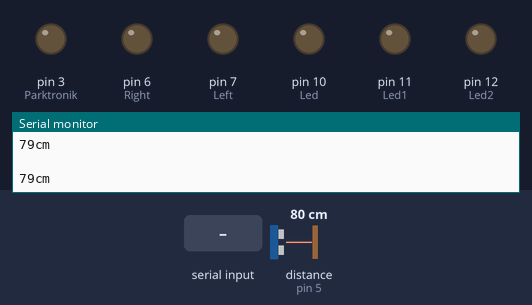
The sketch below on a simulated Arduino Uno, built with avr-gcc and run on an emulated ATmega328P. Parts: output pins drawn as LEDs (lit = HIGH), the last lines printed to the serial monitor. Wiring (inferred from the names in the program): ultrasonic range finder: trigger pin 4; echo pin 5. Inputs (shaded band) come from the test bench; at power-on: distance to the obstacle (sensor on pin 5) 80 cm. The echo pulse lasts 58.3 µs per cm; pins used as bus, display or sensor lines are not drawn.

Above: at 1.3 s.
1.4 s: "p\n" received over Serial
At 1.9 s:
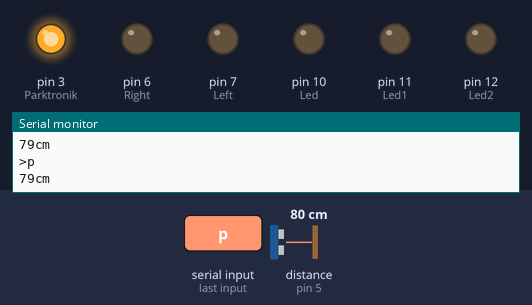
3.5 s: byte 101 ('e') received over Serial
At 5.2 s:
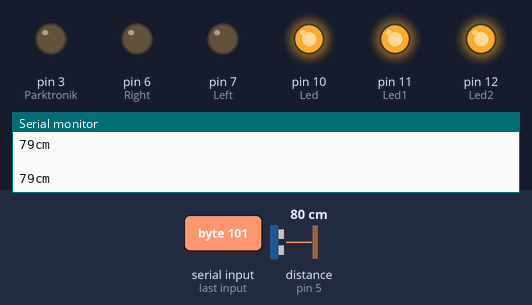
5.5 s: byte 112 ('p') received over Serial
At 6.0 s:
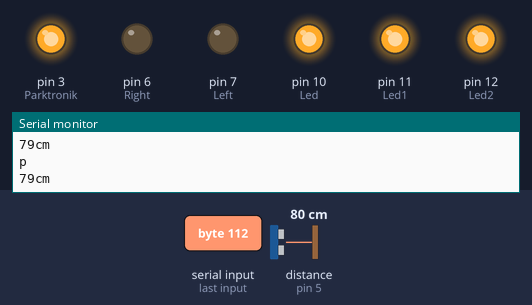
7.6 s: byte 111 ('o') received over Serial
At 9.3 s:
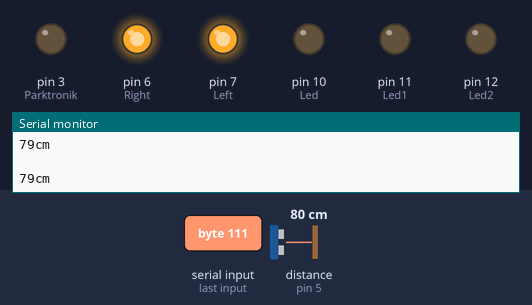
9.6 s: "e\n" received over the second serial link
At 10.0 s:
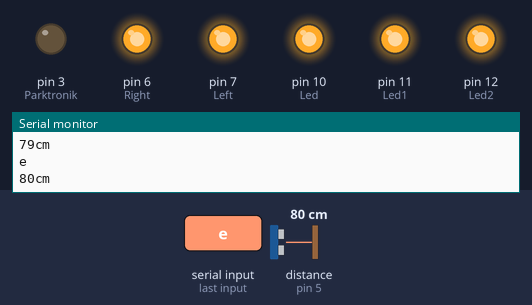
11.6 s: "p\n" received over the second serial link
At 12.1 s:
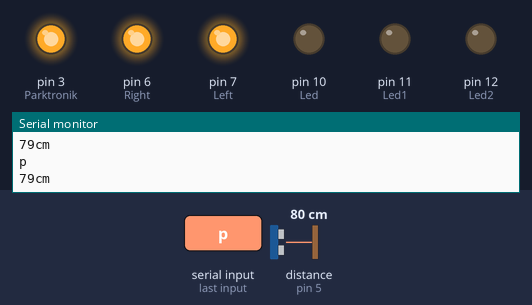
Timing chart, 0 to 14.6 s (numbered marks = the images above; inputs shaded):
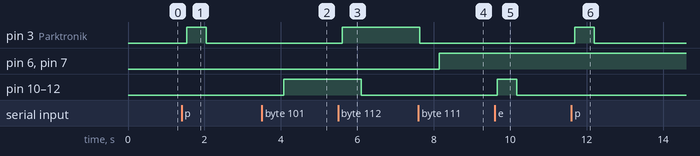

The sketch:

box.ino
```cpp
#include <SoftwareSerial.h>
SoftwareSerial BTserial(8, 9); // Устанавливаем програмно  RX | TX

const long baudRate = 9600;
char c=' ';
boolean NL = true;

char incomingByte;  // входящие данные
int  Right = 6;      // подключение право реле
int Left = 7;        // подключение левого реле

int Led = 10;
int Led1 = 11;       // подключение питания к светодиоду
int Led2 = 12;
int Parktronik = 3;  //подключение парктроника

int trigPin = 4;    //Триггер парктроника
int echoPin = 5;    //Эхо парктроника

long duration, cm, inches;

void setup()
{
    Serial.begin(9600);
    Serial.print("Sketch:   ");   Serial.println(__FILE__);
    Serial.print("Uploaded: ");   Serial.println(__DATE__);
    Serial.println(" ");

    BTserial.begin(baudRate);  // устанавливаем скорость передачи по блютуз
    Serial.print("BTserial started at ");//выводим сообщение в монитор порта о подкл. по блютуз
    Serial.println(baudRate); ////выводим сообщение в монитор порта скорость подключения блютуз
    Serial.println(" ");


    //устанавливаем контакты в нужное положение
    pinMode(Right, OUTPUT);
    pinMode(Left, OUTPUT);
    pinMode(Led, OUTPUT);
    pinMode(Led1, OUTPUT);
    pinMode(Led2, OUTPUT);
    pinMode(trigPin, OUTPUT);
    pinMode(echoPin, INPUT);
    pinMode(Parktronik, OUTPUT);

}


void loop()
{


  if(c == 'p') {
      //Если пришёл символ включаем парктроник
       digitalWrite(Parktronik, HIGH);
       digitalWrite(Parktronik, HIGH);
       digitalWrite(Parktronik, HIGH);
       Serial.println(" ");
    }
     else{
      //Иначе отключаем парктроник
      digitalWrite(Parktronik, LOW);
      digitalWrite(Parktronik, LOW);
      digitalWrite(Parktronik, LOW);
      Serial.println(" ");
     }

    // отключаем парктроник кнопкой в приложении
    if(c == 'n') {
     digitalWrite(Parktronik, LOW);
      digitalWrite(Parktronik, LOW);
      digitalWrite(Parktronik, LOW);
       Serial.println(" ");
    }


  // работа парктроника
  digitalWrite(trigPin, LOW);
  delayMicroseconds(5);
  digitalWrite(trigPin, HIGH);
  delayMicroseconds(10);
  digitalWrite(trigPin, LOW);

  pinMode(echoPin, INPUT);
  duration = pulseIn(echoPin, HIGH);
  cm = (duration/2) / 29.1;
  inches = (duration/2) / 74;
  BTserial.print(cm); //отправляем полученные данные по блютуз

  // выводим данные в монитор порта
  Serial.print(cm);
  Serial.print("cm");
  Serial.println();

  delay(500);


    // Считываем данные с блютуз и отправляем в Serial monitor
    if (BTserial.available())
    {
        c = BTserial.read();
        Serial.write(c);
    }


     if(c == 'e') {
      //Если пришёл символ "е" включаем светодиоды
       digitalWrite(Led, HIGH);
       digitalWrite(Led1, HIGH);
       digitalWrite(Led2, HIGH);

    }
     else{
      //Иначе отключаем светодиоды
      digitalWrite(Led, LOW);
      digitalWrite(Led1, LOW);
      digitalWrite(Led2, LOW);

     }


    // выключаем светодиоды кнопкой в приложении
    if(c == 'd') {
     digitalWrite(Led, LOW);
      digitalWrite(Led1, LOW);
      digitalWrite(Led2, LOW);

    }


    //если приходит "с" - отключаем реле
    if(c == 'c') {
       digitalWrite(Right, LOW);
       digitalWrite(Left, LOW);

    }

    //если приходит "о" - включаем реле
    if(c == 'o') {
       digitalWrite(Right, HIGH);
       digitalWrite(Left, HIGH);


    }


    // Считываем данные из Serial Monitor и отправляем на Bluetooth
    if (Serial.available())
    {
        c = Serial.read();
        BTserial.write(c);


        if (NL) { Serial.print(">");  NL = false; }
        Serial.write(c);
        if (c==10) { NL = true; }
    }

}
```

Measured:
- after the input at 1.4 s, pin 3 (Parktronik): LOW → HIGH after 0.14 s, → LOW 0.51 s later
- after the input at 3.5 s, pin 10 (Led), pin 11 (Led1), pin 12 (Led2): LOW → HIGH after 0.58 s
- after the input at 5.5 s, pin 3 (Parktronik): LOW → HIGH after 0.10 s; pin 10 (Led), pin 11 (Led1), pin 12 (Led2): HIGH → LOW after 0.61 s
- after the input at 7.6 s, pin 3 (Parktronik): HIGH → LOW at once; pin 6 (Right), pin 7 (Left): LOW → HIGH after 0.54 s
- after the input at 9.6 s, pin 10 (Led), pin 11 (Led1), pin 12 (Led2): LOW → HIGH after 0.06 s, → LOW 0.51 s later
- after the input at 11.6 s, pin 3 (Parktronik): LOW → HIGH after 0.10 s, → LOW 0.51 s later
